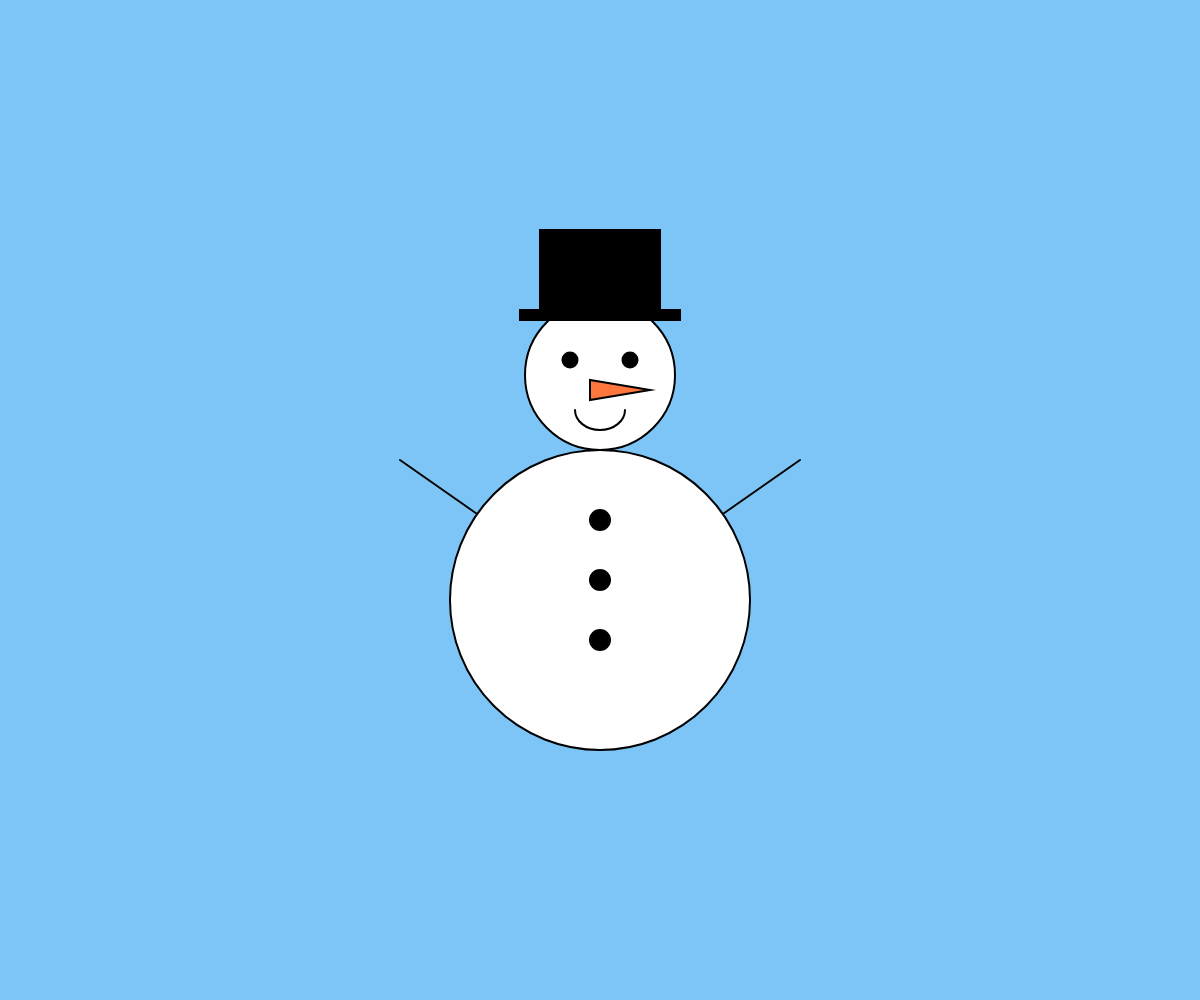
Frame 1 (no input)
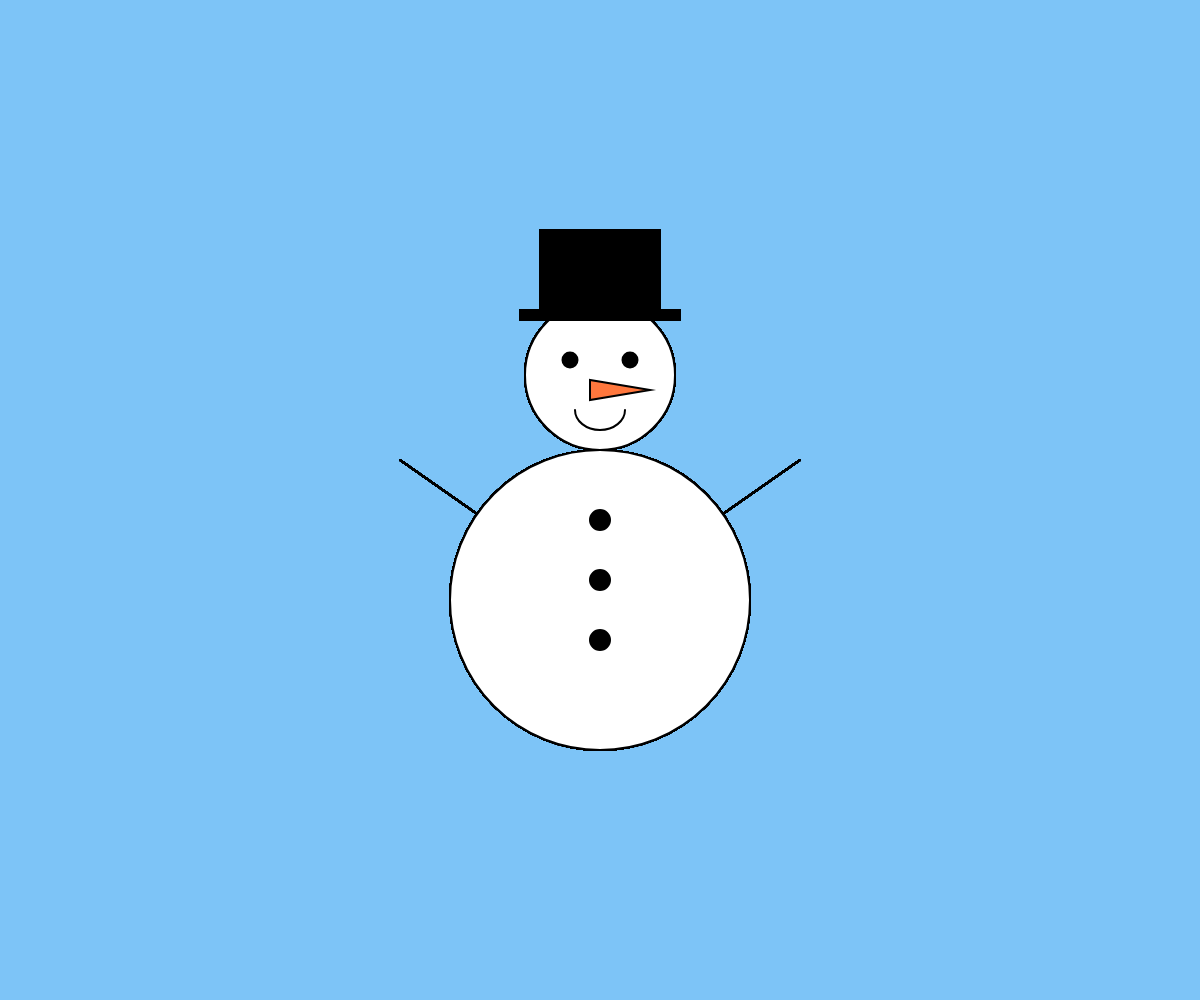
Frame 60 (no input)
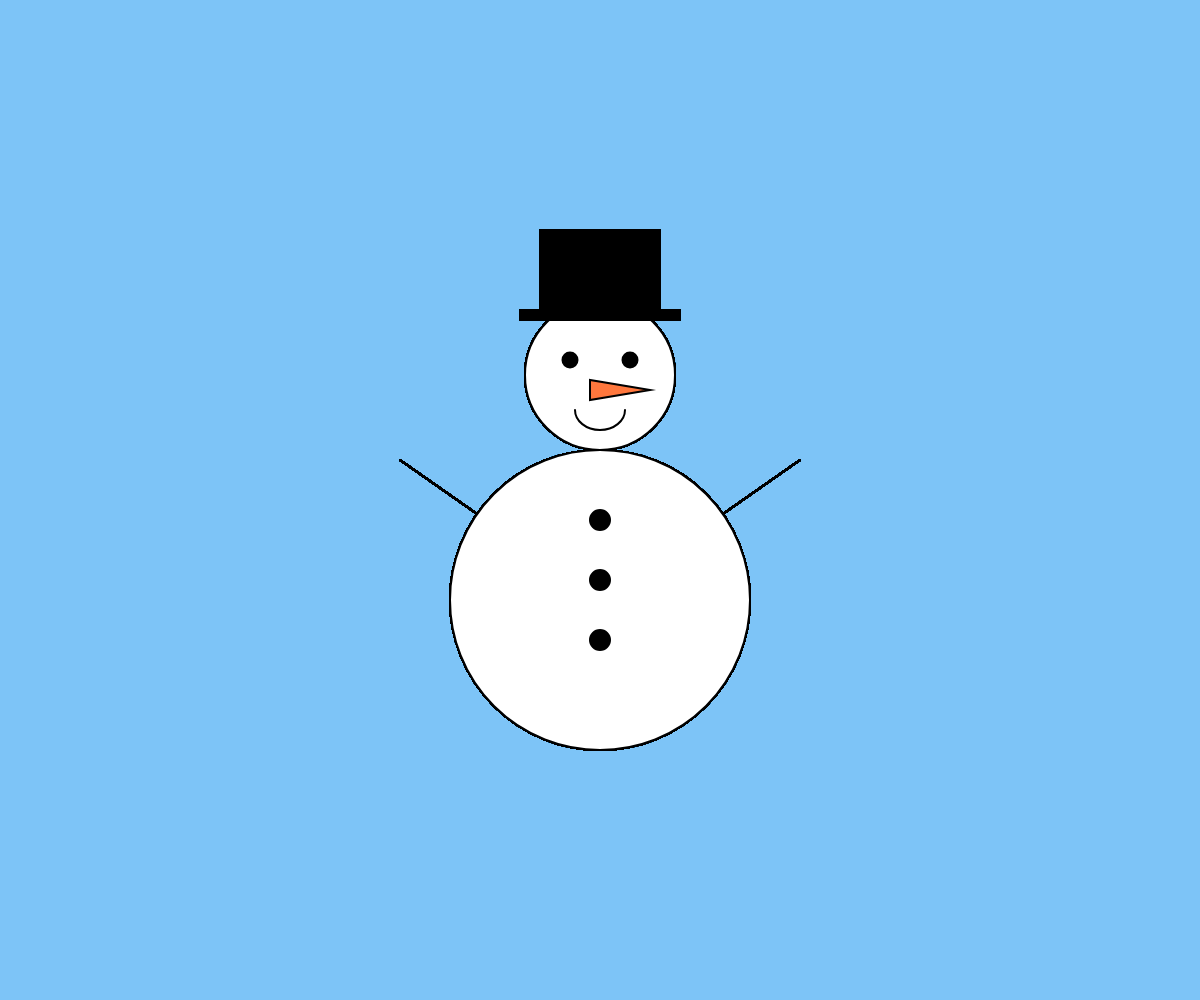
Frame 120 (the mouse pressed at the canvas centre since frame 60)

The p5.js sketch that drew these frames (run headless with seeded random() and noise() and a simulated clock; from frame 60 on, the mouse is pressed at the canvas centre):

// p5.js sketch
// ── sketch.js
function setup() {
  createCanvas(window.innerWidth, window.innerHeight);
  background(125, 196, 247);
}

function draw() {
  fill(255);
  strokeWeight(2);

  // Arms
  line(width/2, (height/2+100), (width/2+200), (height/2-40));
  line(width/2, (height/2+100), (width/2-200), (height/2-40));

  // Body
  ellipse(width/2, (height/2+100), 300);

  // Head
  ellipse(width/2, (height/2-125), 150);

  // Eyes
  fill(0);
  ellipse((width/2-30), (height/2-140), 15);
  ellipse((width/2+30), (height/2-140), 15);

  // Buttons
  ellipse(width/2, (height/2+20), 20);
  ellipse(width/2, (height/2+80), 20);
  ellipse(width/2, (height/2+140), 20);

  // Hat
  rect((width/2 - 80), (height/2 - 190), 160, 10);
  rect((width/2 - 60), (height/2 - 270), 120, 80);

  // Nose
  fill(255, 119, 61);
  triangle((width/2 - 10), (height/2-100), (width/2 - 10), (height/2-120), (width/2+50), (height/2-110));

  // Mouth
  noFill();
  arc(width/2, (height/2-90), 50, 40, 0, PI);
}
